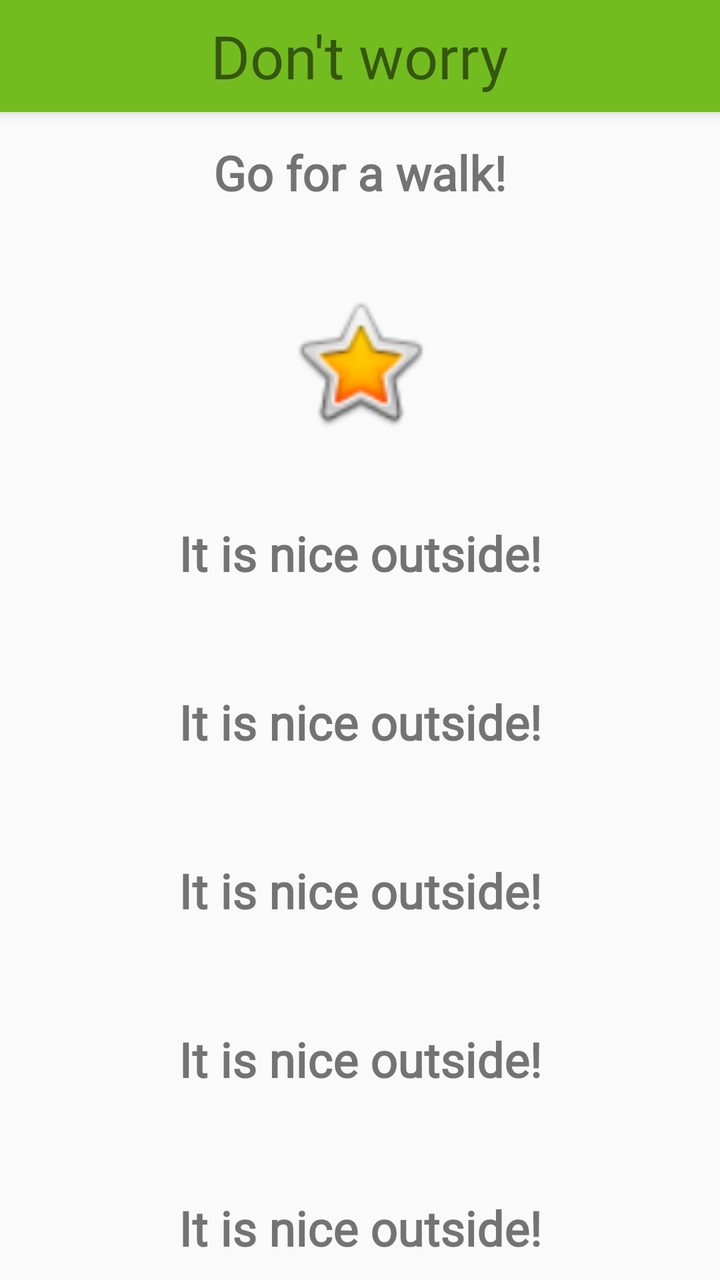
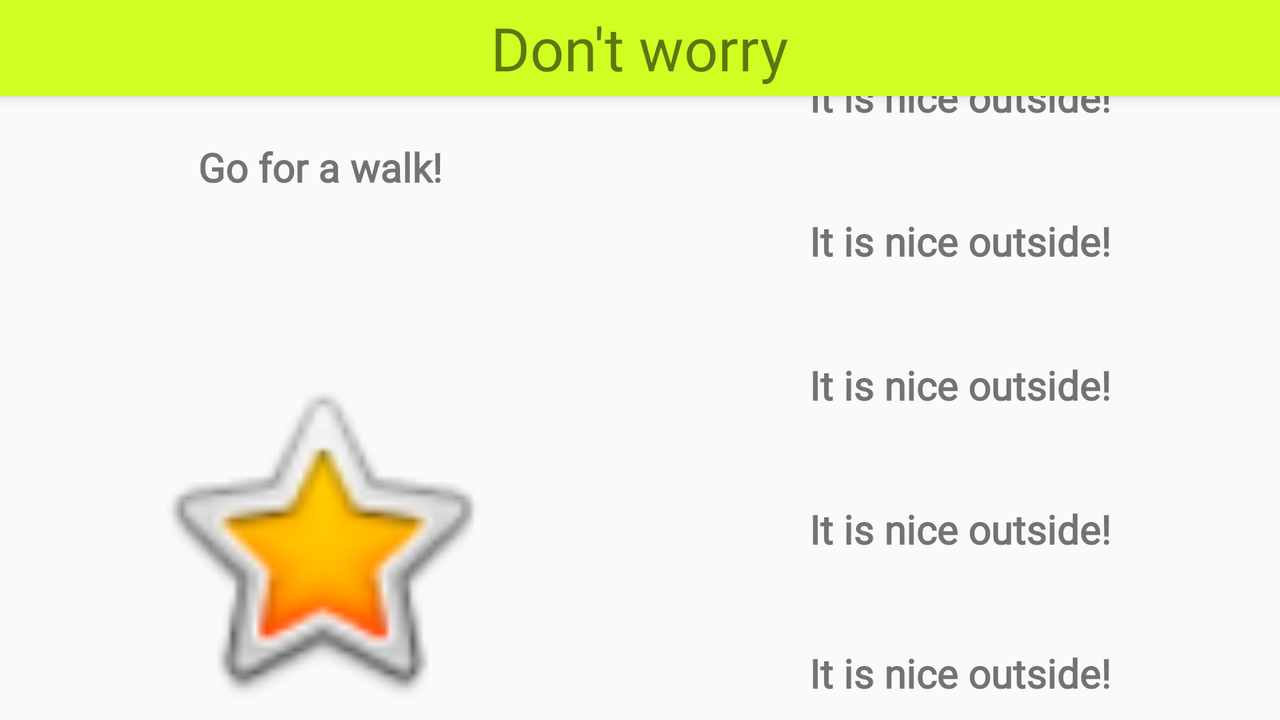

An Android layout and its configuration variant, each rendered on a device that would load it. The default file and the variant file are quoted in full after the pictures.
<!-- AndroidManifest.xml: application theme AppTheme -->
<!-- res/layout/activity_weather.xml -->
<?xml version="1.0" encoding="utf-8"?>
<android.support.design.widget.CoordinatorLayout xmlns:android="http://schemas.android.com/apk/res/android"
    xmlns:app="http://schemas.android.com/apk/res-auto"
    xmlns:tools="http://schemas.android.com/tools"
    android:layout_width="match_parent"
    android:layout_height="match_parent"
    android:background="@color/common_google_signin_btn_text_dark_default"
    tools:context="com.lila.dontworry.WeatherActivity">


    <android.support.v7.widget.Toolbar
        android:id="@+id/my_toolbar"
        android:layout_width="match_parent"
        android:layout_height="?attr/actionBarSize"
        android:layout_weight="1"
        android:background="@color/colorPrimaryDark"
        android:elevation="4dp"
        android:theme="@style/abc"
        app:popupTheme="@style/AppTheme">

        <TextView
            android:id="@+id/toolbar_title"
            android:layout_width="wrap_content"
            android:layout_height="wrap_content"
            android:layout_gravity="center"
            android:text="Don't worry"
            android:textSize="30dp" />
    </android.support.v7.widget.Toolbar>
    <LinearLayout
        android:layout_width="match_parent"
        android:layout_height="match_parent"
        android:orientation="horizontal">

        <LinearLayout
            android:layout_width="0dp"
            android:layout_height="match_parent"
            android:layout_weight="1"
            android:orientation="vertical">

            <TextView
                android:id="@+id/title_weather"
                android:layout_width="match_parent"
                android:layout_height="wrap_content"
                android:layout_gravity="top|center"
                android:layout_marginTop="70dp"
                android:layout_weight="1"
                android:labelFor="@+id/contactPhoto"
                android:text="@string/walk"
                android:textAlignment="center"
                android:textSize="24sp"
                android:textStyle="bold" />

            <ImageView
                android:id="@+id/weather_icon"
                android:layout_width="195dp"
                android:layout_height="wrap_content"
                android:layout_gravity="center"
                android:layout_marginTop="0dp"
                android:layout_weight="1"
                android:scaleType="fitCenter"
                app:srcCompat="@android:drawable/btn_star_big_on" />

            <TextView
                android:id="@+id/city"
                android:layout_width="match_parent"
                android:layout_height="wrap_content"
                android:layout_marginBottom="10dp"
                android:layout_marginTop="0dp"
                android:layout_weight="1"
                android:gravity="bottom"
                android:scaleType="fitCenter"
                android:text="@string/nice"
                android:textAlignment="center"
                android:textSize="24sp"
                android:textStyle="bold" />

            <TextView
                android:id="@+id/details_field"
                android:layout_width="match_parent"
                android:layout_height="wrap_content"
                android:layout_marginBottom="10dp"
                android:layout_marginTop="0dp"
                android:layout_weight="1"
                android:gravity="bottom"
                android:scaleType="fitCenter"
                android:text="@string/nice"
                android:textAlignment="center"
                android:textSize="24sp"
                android:textStyle="bold" />

            <TextView
                android:id="@+id/current_temperature_field"
                android:layout_width="match_parent"
                android:layout_height="wrap_content"
                android:layout_marginBottom="10dp"
                android:layout_marginTop="0dp"
                android:layout_weight="1"
                android:gravity="bottom"
                android:scaleType="fitCenter"
                android:text="@string/nice"
                android:textAlignment="center"
                android:textSize="24sp"
                android:textStyle="bold" />

            <TextView
                android:id="@+id/humidity_field"
                android:layout_width="match_parent"
                android:layout_height="wrap_content"
                android:layout_marginBottom="10dp"
                android:layout_marginTop="0dp"
                android:layout_weight="1"
                android:gravity="bottom"
                android:scaleType="fitCenter"
                android:text="@string/nice"
                android:textAlignment="center"
                android:textSize="24sp"
                android:textStyle="bold" />

            <TextView
                android:id="@+id/pressure"
                android:layout_width="match_parent"
                android:layout_height="wrap_content"
                android:layout_marginBottom="10dp"
                android:layout_marginTop="0dp"
                android:layout_weight="1"
                android:gravity="bottom"
                android:scaleType="fitCenter"
                android:text="@string/nice"
                android:textAlignment="center"
                android:textSize="24sp"
                android:textStyle="bold" />

        </LinearLayout>


    </LinearLayout>

</android.support.design.widget.CoordinatorLayout>
<!-- resources referenced by this layout -->
<resources>
  <color name="colorPrimaryDark">#73bc1f</color>
  <string name="nice">It is nice outside!</string>
  <string name="walk">Go for a walk!</string>
  <style name="AppTheme" parent="Theme.AppCompat.Light.NoActionBar">
          
          <item name="android:color">@color/grey</item>
          <item name="android:fontFamily">@font/coprgtb</item>
          <item name="colorPrimary">@color/colorPrimary</item>
          <item name="colorPrimaryDark">@color/colorPrimaryDark</item>
          <item name="colorAccent">@color/colorAccent</item>
      </style>
  <style name="abc" parent="Theme.AppCompat.Light.NoActionBar">
          
          <item name="android:color">@color/grey</item>
          <item name="android:fontFamily">@font/aberkley</item>
          <item name="colorPrimary">@color/colorPrimary</item>
          <item name="colorPrimaryDark">@color/colorPrimaryDark</item>
          <item name="colorAccent">@color/colorAccent</item>
      </style>
  <color name="grey">#dddddd</color>
  <color name="colorPrimary">#cfff22</color>
  <color name="colorAccent">#3d4314</color>
</resources>
<!-- res/layout-land/activity_weather.xml (the repository's variant of the layout above) -->
<!-- drawn on the phone turned sideways -->
<?xml version="1.0" encoding="utf-8"?>
<android.support.design.widget.CoordinatorLayout xmlns:android="http://schemas.android.com/apk/res/android"
    xmlns:app="http://schemas.android.com/apk/res-auto"
    xmlns:tools="http://schemas.android.com/tools"
    android:layout_width="match_parent"
    android:layout_height="match_parent"
    android:background="@color/common_google_signin_btn_text_dark_default"
    tools:context="com.lila.dontworry.WeatherActivity">


    <android.support.v7.widget.Toolbar
        android:id="@+id/my_toolbar"
        android:layout_width="match_parent"
        android:layout_height="?attr/actionBarSize"
        android:layout_weight="1"
        android:background="?attr/colorPrimary"
        android:elevation="4dp"
        android:theme="@style/abc"
        app:popupTheme="@style/AppTheme">

        <TextView
            android:id="@+id/toolbar_title"
            android:layout_width="wrap_content"
            android:layout_height="wrap_content"
            android:layout_gravity="center"
            android:text="Don't worry"
            android:textSize="30dp" />
    </android.support.v7.widget.Toolbar>
    <LinearLayout
        android:layout_width="match_parent"
        android:layout_height="match_parent"
        android:orientation="horizontal">

        <LinearLayout
            android:layout_width="0dp"
            android:layout_height="match_parent"
            android:layout_weight="1"
            android:orientation="vertical">

            <TextView
                android:id="@+id/title_weather"
                android:layout_width="match_parent"
                android:layout_height="match_parent"
                android:layout_gravity="center"
                android:layout_marginTop="70dp"
                android:layout_weight="1"
                android:gravity="top|center_horizontal"
                android:labelFor="@+id/contactPhoto"
                android:text="@string/walk"
                android:textSize="20sp"
                android:textStyle="bold" />

            <ImageView
                android:id="@+id/weather_icon"
                android:layout_width="match_parent"
                android:layout_height="match_parent"
                android:layout_gravity="center"
                android:layout_marginTop="0dp"
                android:layout_weight="1"
                android:scaleType="fitCenter"
                app:srcCompat="@android:drawable/btn_star_big_on" />
        </LinearLayout>

        <LinearLayout
            android:layout_width="0dp"
            android:layout_height="match_parent"
            android:layout_weight="1"
            android:orientation="vertical">

            <TextView
                android:id="@+id/city"
                android:layout_width="match_parent"
                android:layout_height="wrap_content"
                android:layout_marginBottom="10dp"
                android:layout_marginTop="0dp"
                android:layout_weight="1"
                android:gravity="bottom"
                android:scaleType="fitCenter"
                android:text="@string/nice"
                android:textAlignment="center"
                android:textSize="20sp"
                android:textStyle="bold" />

            <TextView
                android:id="@+id/details_field"
                android:layout_width="match_parent"
                android:layout_height="wrap_content"
                android:layout_marginBottom="10dp"
                android:layout_marginTop="0dp"
                android:layout_weight="1"
                android:gravity="bottom"
                android:scaleType="fitCenter"
                android:text="@string/nice"
                android:textAlignment="center"
                android:textSize="20sp"
                android:textStyle="bold" />

            <TextView
                android:id="@+id/current_temperature_field"
                android:layout_width="match_parent"
                android:layout_height="wrap_content"
                android:layout_marginBottom="10dp"
                android:layout_marginTop="0dp"
                android:layout_weight="1"
                android:gravity="bottom"
                android:scaleType="fitCenter"
                android:text="@string/nice"
                android:textAlignment="center"
                android:textSize="20sp"
                android:textStyle="bold" />

            <TextView
                android:id="@+id/humidity_field"
                android:layout_width="match_parent"
                android:layout_height="wrap_content"
                android:layout_marginBottom="10dp"
                android:layout_marginTop="0dp"
                android:layout_weight="1"
                android:gravity="bottom"
                android:scaleType="fitCenter"
                android:text="@string/nice"
                android:textAlignment="center"
                android:textSize="20sp"
                android:textStyle="bold" />

            <TextView
                android:id="@+id/pressure"
                android:layout_width="match_parent"
                android:layout_height="wrap_content"
                android:layout_marginBottom="10dp"
                android:layout_marginTop="0dp"
                android:layout_weight="1"
                android:gravity="bottom"
                android:scaleType="fitCenter"
                android:text="@string/nice"
                android:textAlignment="center"
                android:textSize="20sp"
                android:textStyle="bold" />
        </LinearLayout>
    </LinearLayout>

</android.support.design.widget.CoordinatorLayout>
<!-- resources referenced by the variant -->
<!-- as the phone turned sideways resolves them -->
<resources>
  <string name="nice">It is nice outside!</string>
  <string name="walk">Go for a walk!</string>
  <style name="AppTheme" parent="Theme.AppCompat.Light.NoActionBar">
          
          <item name="android:color">@color/grey</item>
          <item name="android:fontFamily">@font/coprgtb</item>
          <item name="colorPrimary">@color/colorPrimary</item>
          <item name="colorPrimaryDark">@color/colorPrimaryDark</item>
          <item name="colorAccent">@color/colorAccent</item>
      </style>
  <style name="abc" parent="Theme.AppCompat.Light.NoActionBar">
          
          <item name="android:color">@color/grey</item>
          <item name="android:fontFamily">@font/aberkley</item>
          <item name="colorPrimary">@color/colorPrimary</item>
          <item name="colorPrimaryDark">@color/colorPrimaryDark</item>
          <item name="colorAccent">@color/colorAccent</item>
      </style>
  <color name="grey">#dddddd</color>
  <color name="colorPrimary">#cfff22</color>
  <color name="colorPrimaryDark">#73bc1f</color>
  <color name="colorAccent">#3d4314</color>
</resources>
